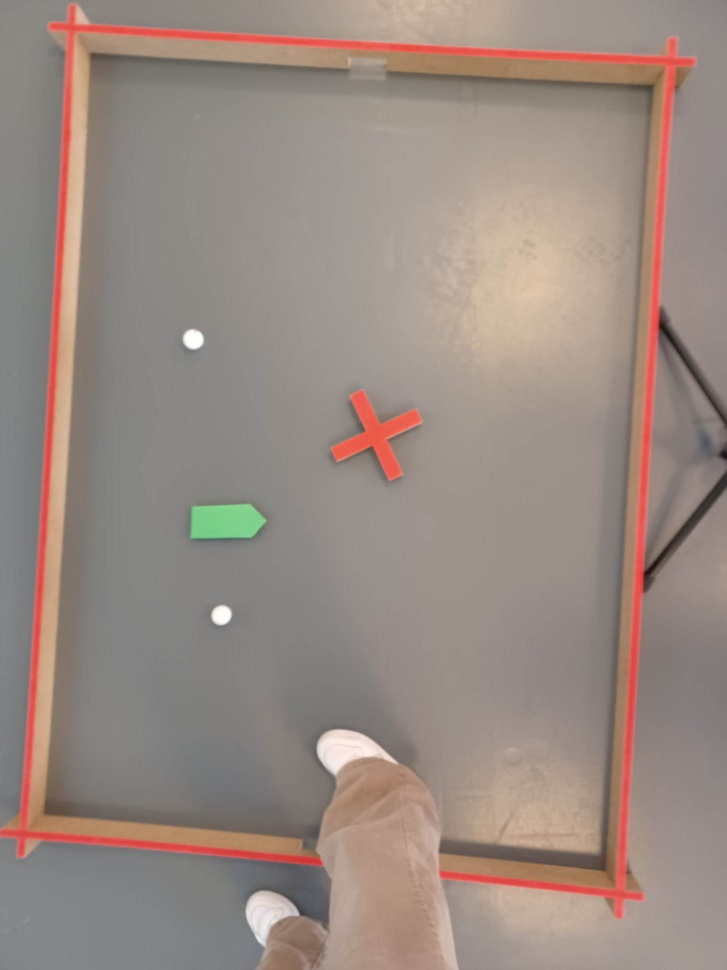
#> input picture images/testimage1.jpg, 727 x 970 px, shrunk from 1500 x 2000 before the run, given in place of the camera
$ python rectangleRecognitionWithGoals.py
#> lines starting #> are read from the running program, lines starting #| are printed output that depends on the picture; after the words box and inside, x2 and y2 are one past the last pixel; in counts of white or black regions, pixels touching at a corner belong together
import cv2
import numpy as np

cap = cv2.VideoCapture(1)

red_lower = np.array([0, 100, 100])
red_upper = np.array([10, 255, 255])

black_lower = np.array([0, 0, 0])
black_upper = np.array([180, 255, 30])

real_width = 120
real_length = 180

scale_w = 1
scale_h = 1

while True:
    ret, frame = cap.read()
#> frame is the input picture: shape (970, 727, 3); mean B, G, R 130.3, 138, 153.4

    hsv = cv2.cvtColor(frame, cv2.COLOR_BGR2HSV)
#> hsv: shape (970, 727, 3); mean H, S, V 22.5, 35.4, 153.9

    mask_red = cv2.inRange(hsv, red_lower, red_upper)
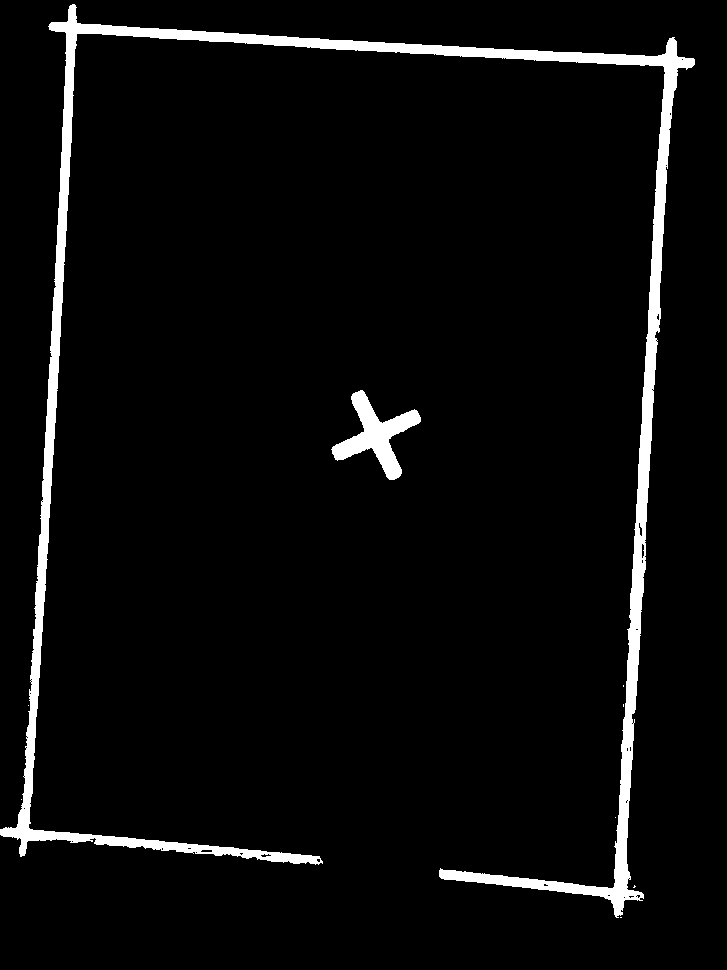
#> mask_red: shape (970, 727); 4.4% white; 9 white regions (7 under 20 px), largest, box (x1, y1, x2, y2) and area: (0, 4, 695, 918) 28224, (331, 390, 421, 480) 2834
    kernel = np.ones((5, 5), np.uint8)
    mask_red = cv2.erode(mask_red, kernel, iterations=1)
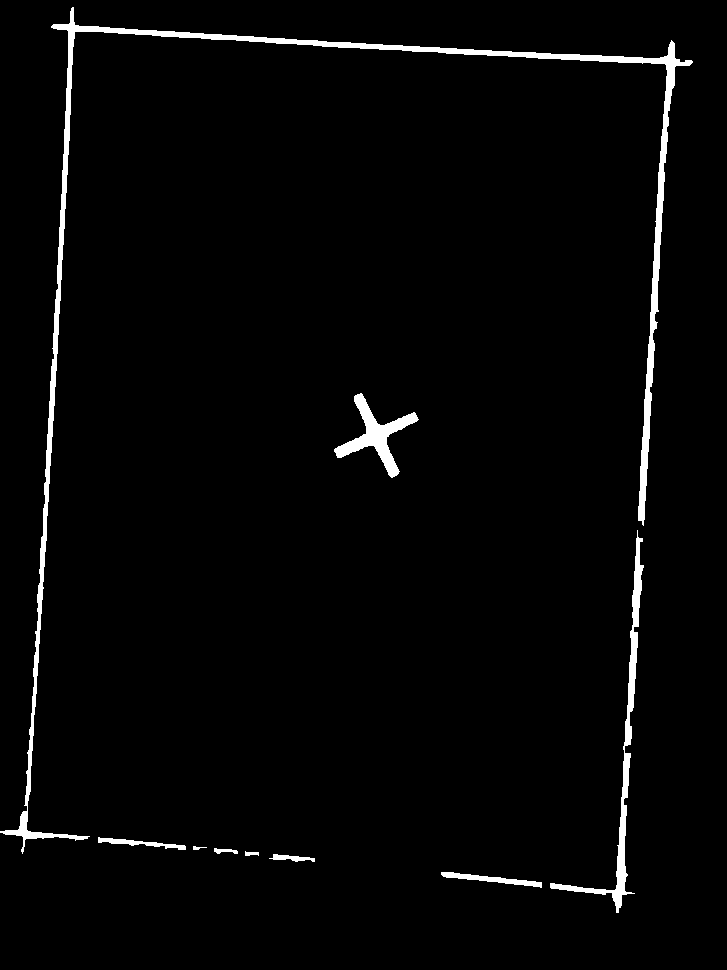
#> mask_red: shape (970, 727); 2.4% white; 9 white regions, largest, box (x1, y1, x2, y2) and area: (0, 7, 693, 854) 11005, (550, 530, 644, 913) 2807, (334, 393, 419, 478) 1927
    mask_red = cv2.dilate(mask_red, kernel, iterations=1)
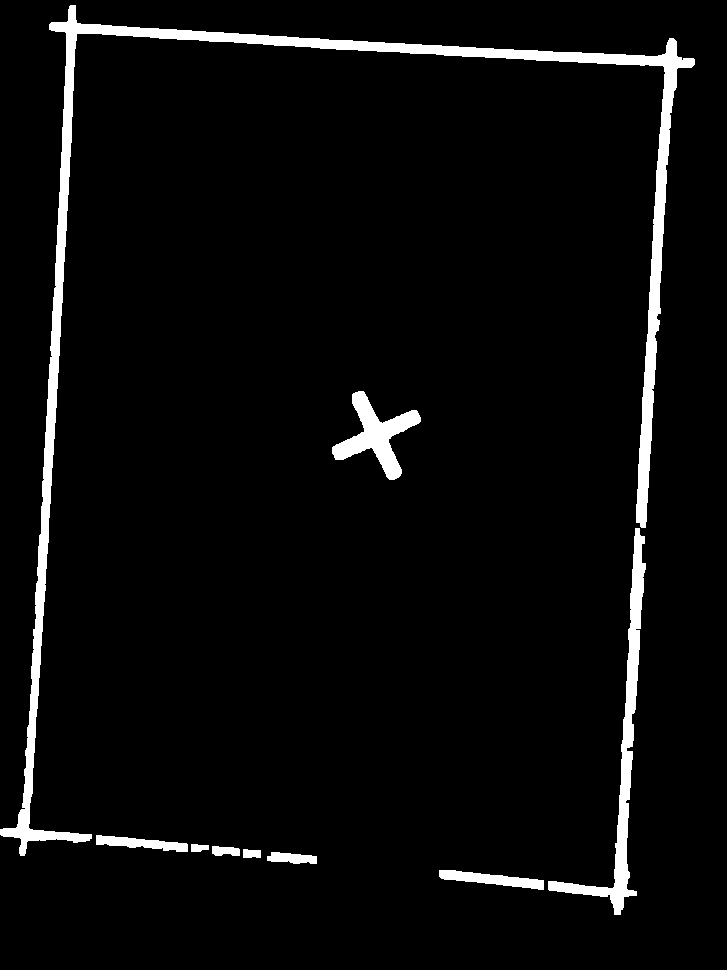
#> mask_red: shape (970, 727); 4.3% white; 9 white regions
    blur_red = cv2.blur(mask_red, (14, 14))
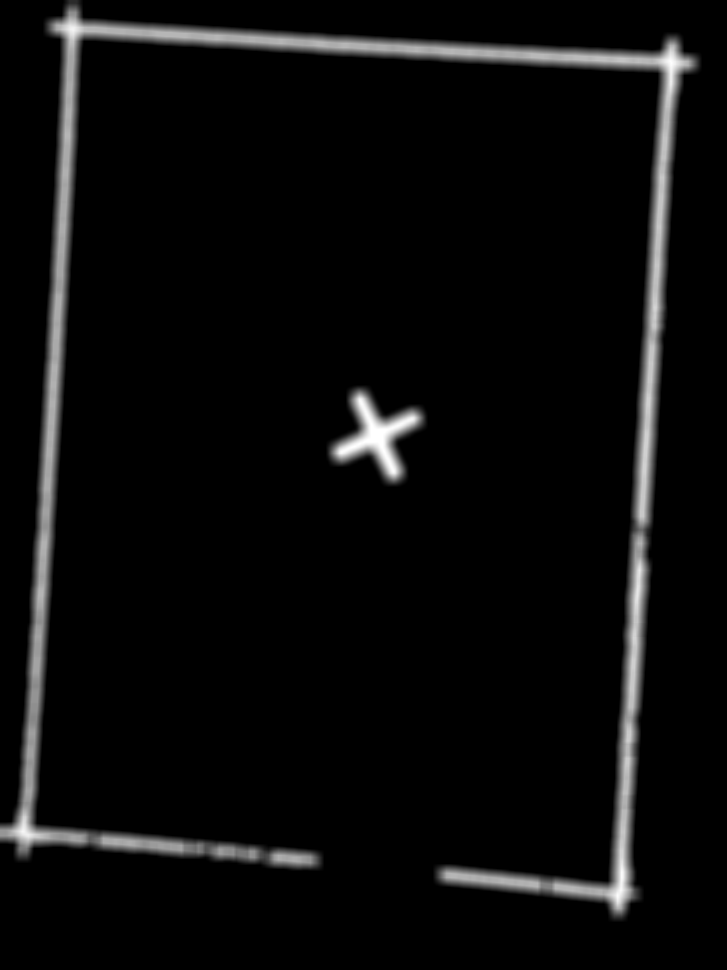
#> blur_red: shape (970, 727); min 0, max 255, mean 11

    contours_red, hierarchy_red = cv2.findContours(blur_red, cv2.RETR_LIST, cv2.CHAIN_APPROX_NONE)
#> contours_red = 2 contours; box (x1, y1, x2, y2) and area: (0, 0, 702, 922) 64646, (326, 385, 428, 487) 5687

    if contours_red:
        max_contour_red = max(contours_red, key=cv2.contourArea)
#> max_contour_red = contour of 5693 points, box (x1, y1, x2, y2) (0, 0, 702, 922), area 64646

        x, y, w, h = cv2.boundingRect(max_contour_red)
#> x = 0; y = 0; w = 702; h = 922

        scale_w = real_width / w
#> scale_w = 0.171
        scale_h = real_length / h
#> scale_h = 0.195

        goal1 = int(180 / 2)
        goal2 = int(180 / 2)

#> (the run stopped early here; a loop or call above may not have finished)
